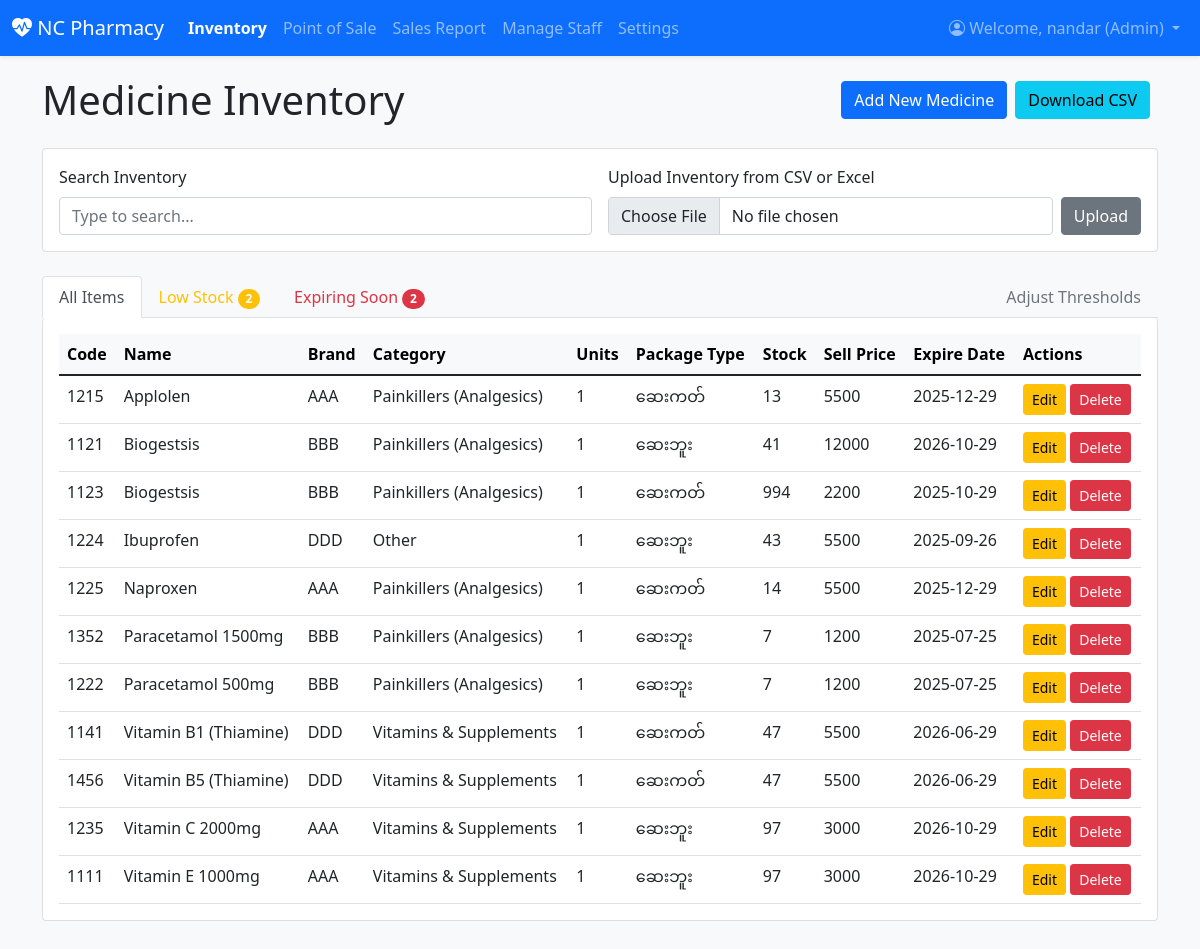
The page /inventory/ (signed in) on the database as committed earlier.
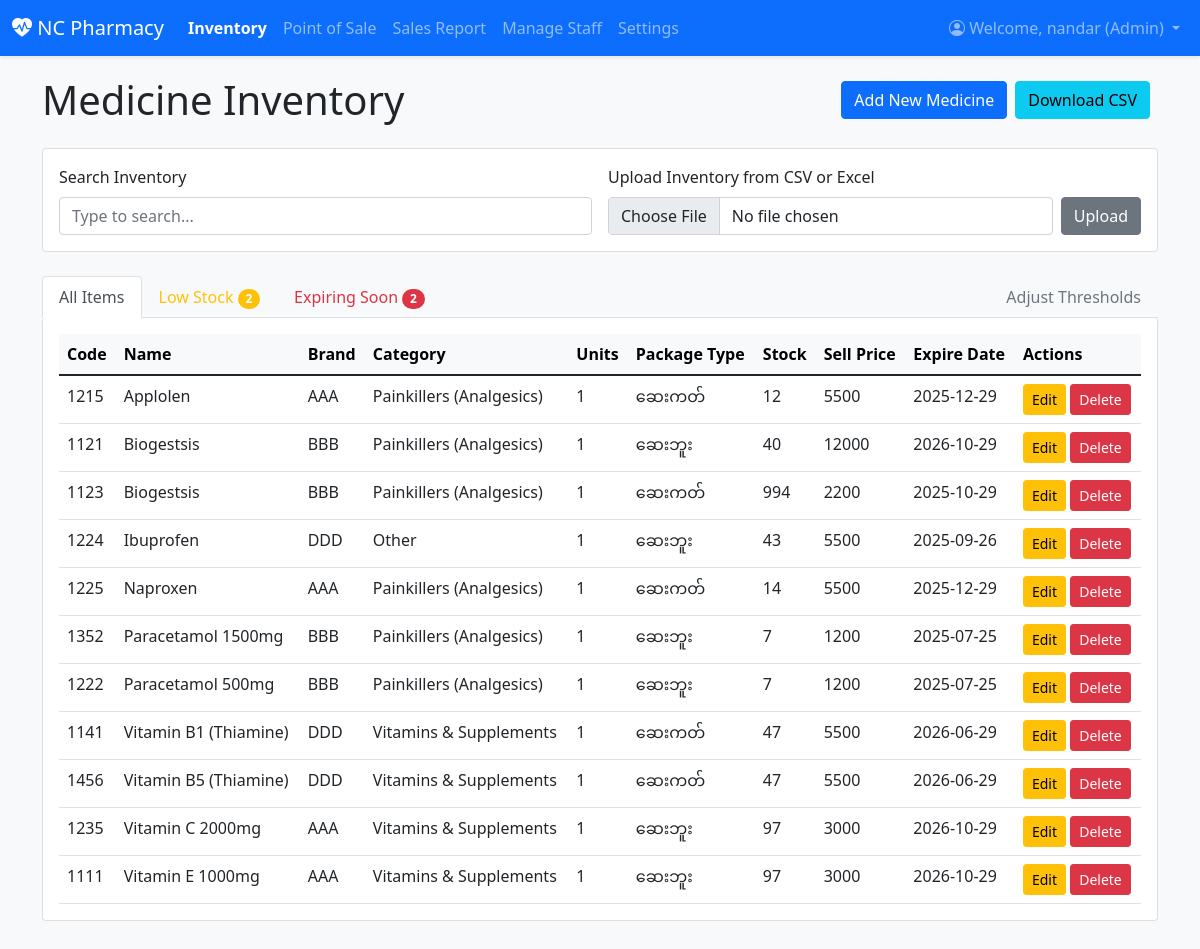
The same page on the database as committed later.
### inventory/models.py (models this page shows, shortened)
class Profile(models.Model):
    user = models.OneToOneField(User, on_delete=models.CASCADE)
    ROLE_CHOICES = (
        ('admin', 'Admin'),
        ('staff', 'Staff'),
    )
    role = models.CharField(max_length=10, choices=ROLE_CHOICES, blank=True)
    permissions = models.ManyToManyField(Permission, blank=True)

class Medicine(models.Model):
    CATEGORY_CHOICES = [
        ('Painkillers', 'Painkillers (Analgesics)'),
        ('Antibiotics', 'Antibiotics'),
        ('Antipyretics', 'Antipyretics (fever reducers)'),
        ('Antihistamines', 'Antihistamines (allergy)'),
        ('Antacids', 'Antacids (gastric)'),
        ('Antidiabetics', 'Antidiabetics'),
        ('Antihypertensives', 'Antihypertensives'),
        ('Cough & Cold', 'Cough & Cold'),
        ('Antiseptics', 'Antiseptics'),
        ('Vitamins & Supplements', 'Vitamins & Supplements'),
        ('Other', 'Other'),
    ]
    code = models.CharField(max_length=50, blank=True, verbose_name="Code")
    name = models.CharField(max_length=100, verbose_name="Name")
    brand_name = models.CharField(max_length=100, blank=True, verbose_name="Brand")
    category = models.CharField(max_length=50, choices=CATEGORY_CHOICES, default='Other', verbose_name="Category")
    unit_per_package = models.PositiveIntegerField(default=1, verbose_name="Units/Pkg")
    package_type = models.CharField(max_length=50, blank=True, verbose_name="Package Type")
    quantity = models.PositiveIntegerField(default=0, verbose_name="Stock Quantity")
    purchase_price = models.IntegerField(default=0, verbose_name="Buy Price")
    selling_price = models.IntegerField(default=0, verbose_name="Sell Price")
    purchase_date = models.DateField(null=True, blank=True, verbose_name="Buy Date")
    expiry_date = models.DateField(verbose_name="Expire Date")
    added_date = models.DateTimeField(auto_now_add=True)
    description = models.TextField(blank=True)
    dosage_form = models.CharField(max_length=100, blank=True)
    supplier_name = models.CharField(max_length=100, blank=True)
    storage_info = models.TextField(blank=True)
    location = models.CharField(max_length=100, blank=True)
    class Meta:
        ordering = ['name']

### inventory/views.py (the view)
# urls.py: path('inventory/', MedicineListView.as_view(), name='medicine_list'),
class MedicineListView(LoginRequiredMixin, ListView):
    model = Medicine
    template_name = 'inventory/medicine_list.html'
    context_object_name = 'medicines'
    login_url = '/login/'
    def get_context_data(self, **kwargs):
        context = super().get_context_data(**kwargs)
        thresholds, _ = Threshold.objects.get_or_create(pk=1)
        medicines = self.get_queryset()
        expiry_alert_date = date.today() + timedelta(days=thresholds.expiry_threshold_days)
        for med in medicines:
            med.is_low_stock = med.quantity <= thresholds.low_stock_threshold
            med.is_expiring_soon = med.expiry_date <= expiry_alert_date
        context.update({
            'low_stock_medicines': [m for m in medicines if m.is_low_stock],
            'expiring_soon_medicines': [m for m in medicines if m.is_expiring_soon],
            'thresholds': thresholds,
            'upload_form': FileUploadForm(),
            'user_can_add': user_has_permission(self.request.user, 'add_medicine'),
            'user_can_edit': user_has_permission(self.request.user, 'change_medicine'),
            'user_can_delete': user_has_permission(self.request.user, 'delete_medicine'),
            'user_can_adjust_thresholds': user_has_permission(self.request.user, 'change_threshold'),
            'is_admin': is_admin(self.request.user)
        })
        return context

### inventory/forms.py
class FileUploadForm(forms.Form):
    file = forms.FileField(label="Select a CSV or Excel file", widget=forms.FileInput(attrs={'class': 'form-control'}))

### inventory/views.py (called while the page is built)
def is_admin(user):
    return user.is_authenticated and hasattr(user, 'profile') and user.profile.role == 'admin'

def user_has_permission(user, perm_codename):
    if not user.is_authenticated or not hasattr(user, 'profile'):
        return False
    if is_admin(user):
        return True
    return user.profile.permissions.filter(codename=perm_codename).exists()

### inventory/templates/inventory/medicine_list.html (shortened to what this page needs)
{% extends 'inventory/base.html' %}
{% block content %}
    <div class="d-flex justify-content-between align-items-center mb-3 flex-wrap">
        <h1 class="mb-2 me-3">Medicine Inventory</h1>
        <div class="d-flex align-items-center flex-wrap">
            <a href="{% url 'medicine_new' %}" class="btn btn-primary me-2 mb-2">Add New Medicine</a>
            <a href="{% url 'export_inventory_csv' %}" class="btn btn-info me-2 mb-2">Download CSV</a>
        </div>
    </div>
    <div class="card mb-4">
        <div class="card-body">
            <div class="row g-3">
                <div class="col-md-6">
                    <label for="inventorySearchInput" class="form-label">Search Inventory</label>
                    <div class="input-group">
                        <input type="text" class="form-control" id="inventorySearchInput" placeholder="Type to search...">
                    </div>
                </div>
                <div class="col-md-6">
                    <label class="form-label">Upload Inventory from CSV or Excel</label>
                    <form action="{% url 'upload_inventory_file' %}" method="post" enctype="multipart/form-data" class="d-flex">
                        {{ upload_form.file }}
                        <button type="submit" class="btn btn-secondary ms-2">Upload</button>
                    </form>
                </div>
            </div>
        </div>
    </div>
    <ul class="nav nav-tabs" id="inventoryTabs" role="tablist">
        <li class="nav-item" role="presentation">
            <button class="nav-link active" id="all-items-tab" data-bs-toggle="tab" data-bs-target="#all-items" type="button" role="tab" aria-controls="all-items" aria-selected="true">All Items</button>
        </li>
        <li class="nav-item" role="presentation">
            <button class="nav-link text-warning" id="low-stock-tab" data-bs-toggle="tab" data-bs-target="#low-stock" type="button" role="tab" aria-controls="low-stock" aria-selected="false">
                Low Stock
                {% if low_stock_medicines %}
                    <span class="badge bg-warning rounded-pill">{{ low_stock_medicines|length }}</span>
                {% endif %}
            </button>
        </li>
        <li class="nav-item" role="presentation">
            <button class="nav-link text-danger" id="expiring-soon-tab" data-bs-toggle="tab" data-bs-target="#expiring-soon" type="button" role="tab" aria-controls="expiring-soon" aria-selected="false">
                Expiring Soon
                {% if expiring_soon_medicines %}
                    <span class="badge bg-danger rounded-pill">{{ expiring_soon_medicines|length }}</span>
                {% endif %}
            </button>
        </li>
        <li class="nav-item ms-auto">
             <a href="{% url 'threshold_edit' thresholds.pk %}" class="nav-link text-secondary">Adjust Thresholds</a>
        </li>
    </ul>
    <div class="tab-content" id="inventoryTabsContent">
        <div class="tab-pane fade show active" id="all-items" role="tabpanel" aria-labelledby="all-items-tab">
            <div class="card card-body border-top-0">
                <div class="table-responsive d-none d-lg-block">
                    <table class="table table-hover mb-0">
                        <thead class="table-light">
                            <tr>
                                <th>Code</th>
                                <th>Name</th>
                                <th>Brand</th>
                                <th>Category</th>
                                <th>Units</th>
                                <th>Package Type</th>
                                <th>Stock</th>
                                <th>Sell Price</th>
                                <th>Expire Date</th>
                                <th>Actions</th>
                            </tr>
                        </thead>
                        <tbody class="searchable-container">
                            {% for medicine in medicines %}
                            <tr class="searchable-row {% if medicine.is_low_stock %}table-warning{% endif %}{% if medicine.is_expiring_soon %} table-danger{% endif %}">
                                <td class="search-code">{{ medicine.code }}</td>
                                <td class="search-name">{{ medicine.name }}</td>
                                <td class="search-brand">{{ medicine.brand_name }}</td>
                                <td class="search-category">{{ medicine.get_category_display }}</td>
                                <td>{{ medicine.unit_per_package }}</td>
                                <td class="search-package">{{ medicine.package_type }}</td>
                                <td>{{ medicine.quantity }}</td>
                                <td>{{ medicine.selling_price|floatformat:0 }}</td>
                                <td>{{ medicine.expiry_date|date:"Y-m-d" }}</td>
                                <td>
                                    <a href="{% url 'medicine_edit' medicine.pk %}" class="btn btn-sm btn-warning">Edit</a>
                                    <a href="{% url 'medicine_delete' medicine.pk %}" class="btn btn-sm btn-danger">Delete</a>
                                </td>
                            </tr>
                            {% empty %}
                            <tr><td colspan="10" class="text-center">No medicines found.</td></tr>
                            {% endfor %}
                        </tbody>
                    </table>
                </div>
            </div>
        </div>
    </div>
{% endblock %}

### inventory/templates/inventory/base.html (shortened to what this page needs)
{% load static %}
<!DOCTYPE html>
<html lang="en">
<head>
    <link href="https://cdn.jsdelivr.net/npm/bootstrap@5.1.3/dist/css/bootstrap.min.css" rel="stylesheet">
    <link rel="stylesheet" href="https://cdn.jsdelivr.net/npm/bootstrap-icons@1.8.1/font/bootstrap-icons.css">
</head>
<body>
    <nav class="navbar navbar-expand-lg navbar-dark bg-primary shadow-sm">
        <div class="container-fluid">
            <a class="navbar-brand" href="{% if user.is_authenticated %}{% url 'dashboard' %}{% else %}{% url 'login' %}{% endif %}">
                <i class="bi bi-heart-pulse-fill"></i> NC Pharmacy
            </a>
            {% if user.is_authenticated %}
            <div class="collapse navbar-collapse" id="navbarNav">
                <ul class="navbar-nav me-auto mb-2 mb-lg-0">
                    <li class="nav-item"><a class="nav-link {% if request.resolver_match.url_name == 'medicine_list' %}active{% endif %}" href="{% url 'medicine_list' %}">Inventory</a></li>
                    <li class="nav-item"><a class="nav-link {% if request.resolver_match.url_name == 'pos' %}active{% endif %}" href="{% url 'pos' %}">Point of Sale</a></li>
                    <li class="nav-item"><a class="nav-link {% if request.resolver_match.url_name == 'sales_report' %}active{% endif %}" href="{% url 'sales_report' %}">Sales Report</a></li>
                    {% if user.profile.role == 'admin' %}
                    <li class="nav-item"><a class="nav-link {% if request.resolver_match.url_name == 'manage_staff' %}active{% endif %}" href="{% url 'manage_staff' %}">Manage Staff</a></li>
                    <li class="nav-item"><a class="nav-link {% if request.resolver_match.url_name == 'settings' %}active{% endif %}" href="{% url 'settings' %}">Settings</a></li>
                    {% endif %}
                </ul>
                <ul class="navbar-nav ms-auto">
                    <li class="nav-item dropdown">
                        <a class="nav-link dropdown-toggle" href="#" id="navbarDropdown" role="button" data-bs-toggle="dropdown" aria-expanded="false">
                           <i class="bi bi-person-circle"></i> Welcome, {{ user.username }} ({{ user.profile.get_role_display }})
                        </a>
                    </li>
                </ul>
            </div>
            {% endif %}
        </div>
    </nav>
    <div class="container content-wrapper">
        {% block content %}{% endblock %}
    </div>
</body>
</html>

### inventory/templates/inventory/base.html (style rules this page uses)
body { background-color: #f8f9fa; }
.content-wrapper { padding-top: 20px; padding-bottom: 40px; }
.navbar .nav-link.active { font-weight: bold; color: #fff; }

Rows that differ between the two databases and show on the page:
changed Medicine "Applolen": quantity "13" → "12"
changed Medicine (number 2 of 11 on the later page): quantity "41" → "40"
